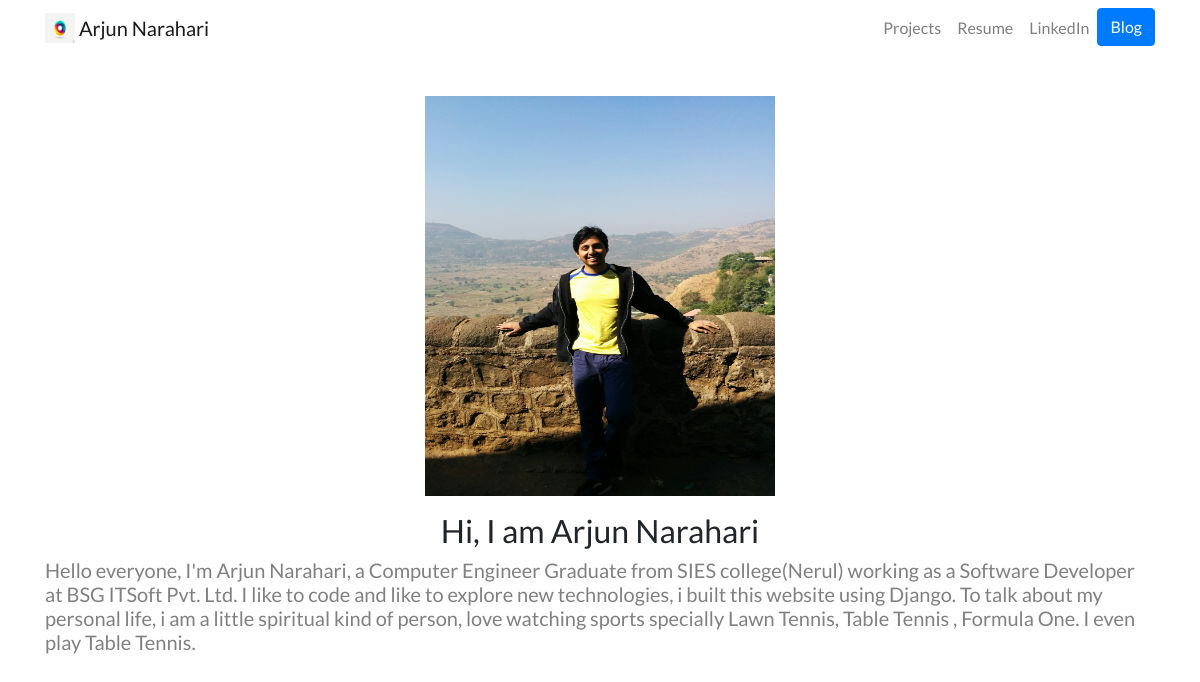
The page /portfolio/home/ on the database its author committed.
### personal_portfolio/models.py (models this page shows, shortened)
class About(models.Model):
    title = models.CharField(max_length=100)
    description = models.TextField()
    image = models.ImageField(upload_to='personal_portfolio/images/')

### personal_portfolio/views.py (the view)
# urls.py: path('home/',views.home,name='home'),
def home(request):
    about = About.objects.all()
    context = {'about': about}
    return render(request, 'html/portfolio/home.html', context)

### templates/html/portfolio/home.html
{% extends 'html/base.html' %}
{% load static %}
{% block content %}
<br>
{% for a in about %}
<div class="row justify-content-center my-3">
    <div class="col-5 text-center">
        <img src="{{ a.image.url }}" class="custom-img-home" alt="Arjun Narahari">
    </div>
</div>
<div class="text-center">
    <bold>
        <h2>{{ a.title }}</h2>
    </bold>
</div>
<h5 class="description-color">{{ a.description }}</h5>
{% endfor %}
{% endblock %}

### static/portfolio/css/styles.css (style rules this page uses)
body { font-family: 'Lato', sans-serif; }
.description-color { color: #808080; }
.custom-img-home { width: 350px; height: 400px; }

### rows shown on the page
About: image (picture), title "Hi, I am Arjun Narahari", description "Hello everyone, I'm Arjun Narahari, a Computer Engineer Graduate from SIES college(Nerul) working as a Software Developer at BSG ITSoft Pvt. Ltd. I like to code and like to explore new technologies, i built this website using Django. To talk about my personal life, i am a little spiritual kind of person, love watching sports specially Lawn Tennis, Table Tennis , Formula One. I even play Table Tennis."
